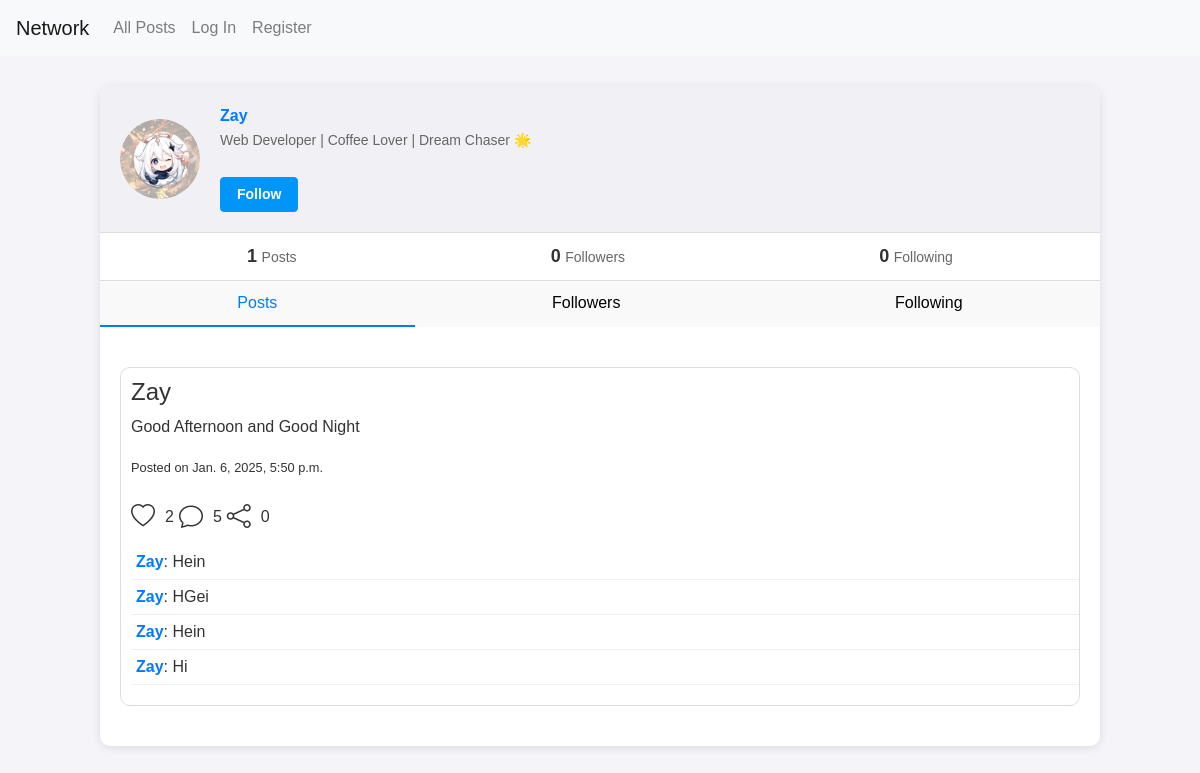
/profile/Zay, run on an earlier commit of the app's database.
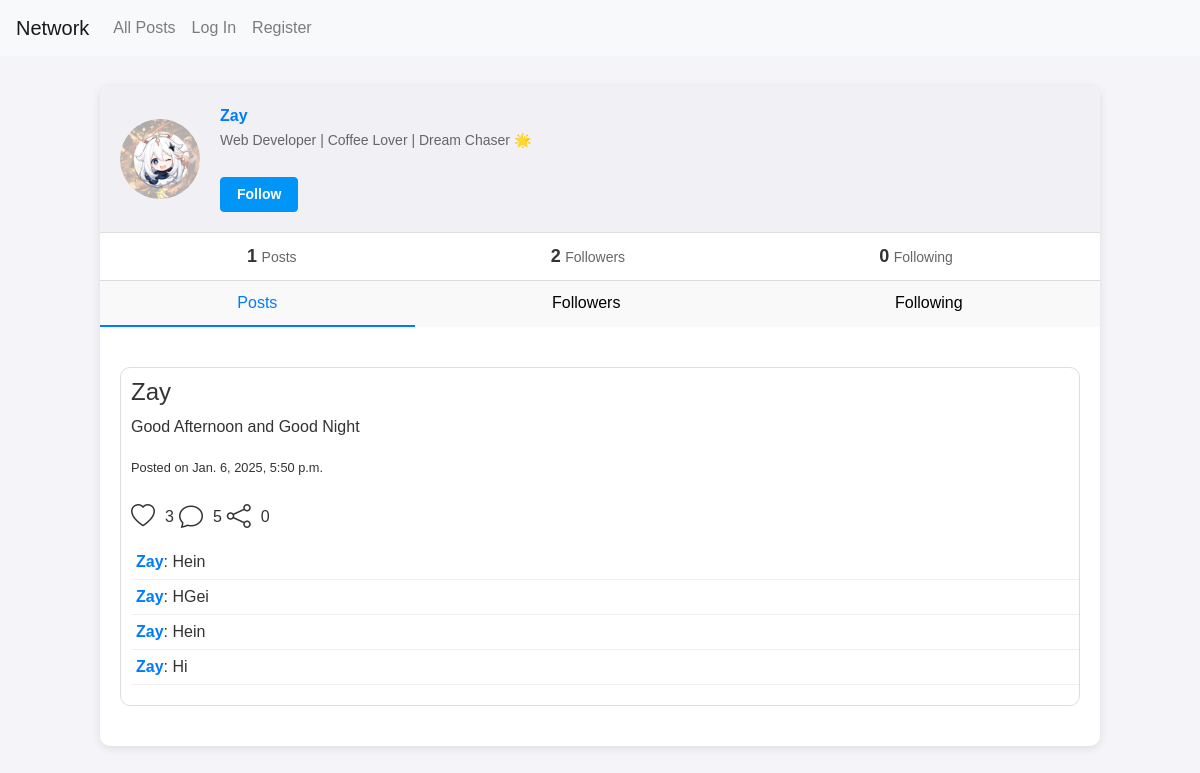
And on a later commit of the database.
### network/models.py (models this page shows)
class Post(models.Model):
    userid = models.ForeignKey(User,on_delete=models.CASCADE)
    post = models.CharField(max_length=255)
    created_at = models.DateTimeField(auto_now_add=True)
    updated_at = models.DateTimeField(auto_now=True)
    like_count = models.IntegerField(default=0)
    like = models.ManyToManyField(User,related_name="liked",blank=True)
    comment_count = models.IntegerField(default=0)
    comments =models.ManyToManyField(Comment,related_name="post",blank=True)
    shares = models.IntegerField(default=0)

class User(AbstractUser):
    pass

### network/views.py (the view)
# urls.py: path("profile/<str:username>",views.profile,name="profile"),
def profile(request, username):
    if request.method == "GET":
        user = request.user if not request.user.is_anonymous else None
        searchuser = User.objects.get(username=username)
        bool = False
        if user and user != searchuser:
            if Follow.objects.filter(follower=user, following=searchuser).exists():
                bool = True
        profile_user = searchuser if user != searchuser else user
        following = Follow.objects.filter(follower=profile_user)
        followers = Follow.objects.filter(following=profile_user)
        following_count = Follow.objects.filter(follower=profile_user).count()
        followers_count = Follow.objects.filter(following=profile_user).count()
        posts = Post.objects.filter(userid=searchuser).prefetch_related(
            Prefetch('comments', queryset=Comment.objects.order_by('-created_at'))
        ).order_by('-created_at')
        posts_count = posts.count()
        for i in followers:
            print(i.follower)
        return render(request, "network/profile.html", {
            "user": user,
            "searchuser": searchuser,  # Profile owner
            "following_count": following_count,
            "followers_count": followers_count,
            "followers":followers,
            "following":following,
            "posts": posts,
            "posts_count": posts_count,
            "bool": bool,  # Whether the logged-in user follows the searched user
        })

### network/templates/network/profile.html (shortened to what this page needs)
{% extends "network/layout.html" %}
{% block body %}
<div class ="Hein">
<div class="profile-container">
    <div class="profile-header">
      <div class="profile-picture">
        <img src="../../static/network/profile.jpg" alt="Profile Picture">
      </div>
      <div class="profile-info">
        <h1 class="username" id ="searchusername">{{ searchuser.username }}</h1>
        <p class="bio">Web Developer | Coffee Lover | Dream Chaser 🌟</p>
        {% if user != searchuser %}
        {% if bool %}
        <button class="follow-btn" id ="follow-button">Following</button>
          {% else %}
          <button class="follow-btn" id ="follow-button">Follow</button>
          {% endif %}
        {% endif %}
      </div>
    </div>
    <div class="profile-stats">
      <div class="stat">
        <span class="number">{{ posts_count }}</span>
        <span class="label">Posts</span>
      </div>
      <div class="stat">
        <span class="number" id="follower_count">{{ followers_count }}</span>
        <span class="label">Followers</span>
      </div>
      <div class="stat">
        <span class="number" id ="following_count">{{ following_count }}</span>
        <span class="label">Following</span>
      </div>
    </div>
    <div class="profile-tabs">
      <button class="tab active" id ="post-button"data-tab="posts">Posts</button>
      <button class="tab" id ="followers-button" data-tab="followers">Followers</button>
      <button class="tab" id ="following-button" data-tab="following">Following</button>
    </div>
    <div class="profile-content">
      <div class="tab-content active" id="posts">
        {% if posts %}
  {% for post in posts %}
  <div class="post" data-id="{{ post.id }}">
    <div class="content">
      <h4>{{ post.userid }}</h4>
      <p class="post-content">{{ post.post }}</p>
      <small>Posted on {{ post.created_at }}</small>
    </div>
    <div class="actions">
      {% if user in post.like.all %}
      <i class="bi bi-heart like-button liked" data-id="{{ post.id }}"></i>
      {% else %}
      <i class="bi bi-heart like-button" data-id="{{ post.id }}"></i>
      {% endif %}
      <span class="like-count count">{{ post.like_count }}</span>
      <i class="bi bi-chat"></i><span class="comment-count count">{{ post.comment_count }}</span>
      <i class="bi bi-share"></i><span class="share-count count">{{ post.shares }}</span>
    </div>
            <div class="comments">
            {% for comment in post.comments.all %}
            <div class="comment">
                <span class="username">{{ comment.userid }}</span>: {{ comment.comment }}
            </div>
            {% endfor %}
            </div>
        </div>
        {% endfor %}
        {% else %}
        <p>No posts yet!</p>
        {% endif %}
      </div>
    </div>
  </div>
</div>
{% endblock %}

What changed in the data, as far as the page shows it:
changed Post "Good Afternoon and Good Night": like_count "2" → "3"
Also different on the page:
{{ followers_count }}: "0" → "2"
